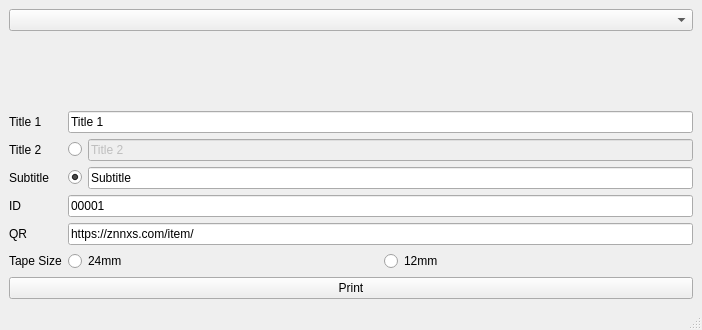
<?xml version="1.0" encoding="UTF-8"?>
<ui version="4.0">
 <class>MainWindow</class>
 <widget class="QMainWindow" name="MainWindow">
  <property name="geometry">
   <rect>
    <x>0</x>
    <y>0</y>
    <width>702</width>
    <height>330</height>
   </rect>
  </property>
  <property name="windowTitle">
   <string>Item Wizard</string>
  </property>
  <widget class="QWidget" name="centralwidget">
   <layout class="QVBoxLayout" name="verticalLayout">
    <item>
     <widget class="QComboBox" name="comboBox"/>
    </item>
    <item>
     <widget class="QWidget" name="widget" native="true">
      <layout class="QVBoxLayout" name="verticalLayout_3">
       <item>
        <widget class="QLabel" name="imageLabel">
         <property name="text">
          <string/>
         </property>
         <property name="alignment">
          <set>Qt::AlignCenter</set>
         </property>
        </widget>
       </item>
      </layout>
     </widget>
    </item>
    <item>
     <layout class="QFormLayout" name="formLayout">
      <item row="0" column="0">
       <widget class="QLabel" name="label">
        <property name="text">
         <string>Title 1</string>
        </property>
       </widget>
      </item>
      <item row="0" column="1">
       <widget class="QLineEdit" name="titleEdit">
        <property name="text">
         <string>Title 1</string>
        </property>
       </widget>
      </item>
      <item row="2" column="0">
       <widget class="QLabel" name="label_2">
        <property name="text">
         <string>Subtitle</string>
        </property>
       </widget>
      </item>
      <item row="3" column="0">
       <widget class="QLabel" name="label_3">
        <property name="text">
         <string>ID</string>
        </property>
       </widget>
      </item>
      <item row="3" column="1">
       <widget class="QLineEdit" name="idEdit">
        <property name="text">
         <string>00001</string>
        </property>
       </widget>
      </item>
      <item row="4" column="0">
       <widget class="QLabel" name="label_4">
        <property name="text">
         <string>QR</string>
        </property>
       </widget>
      </item>
      <item row="4" column="1">
       <widget class="QLineEdit" name="qrEdit">
        <property name="text">
         <string>https://znnxs.com/item/</string>
        </property>
       </widget>
      </item>
      <item row="5" column="1">
       <layout class="QHBoxLayout" name="horizontalLayout_4">
        <item>
         <widget class="QRadioButton" name="tape24mm">
          <property name="text">
           <string>24mm</string>
          </property>
          <property name="checked">
           <bool>true</bool>
          </property>
         </widget>
        </item>
        <item>
         <widget class="QRadioButton" name="tape12mm">
          <property name="text">
           <string>12mm</string>
          </property>
         </widget>
        </item>
       </layout>
      </item>
      <item row="5" column="0">
       <widget class="QLabel" name="label_5">
        <property name="text">
         <string>Tape Size</string>
        </property>
       </widget>
      </item>
      <item row="1" column="0">
       <widget class="QLabel" name="label_6">
        <property name="text">
         <string>Title 2</string>
        </property>
       </widget>
      </item>
      <item row="1" column="1">
       <layout class="QHBoxLayout" name="horizontalLayout">
        <item>
         <widget class="QRadioButton" name="radioButton">
          <property name="text">
           <string/>
          </property>
          <property name="checked">
           <bool>false</bool>
          </property>
          <attribute name="buttonGroup">
           <string notr="true">buttonGroup</string>
          </attribute>
         </widget>
        </item>
        <item>
         <widget class="QLineEdit" name="title2Edit">
          <property name="enabled">
           <bool>false</bool>
          </property>
          <property name="text">
           <string>Title 2</string>
          </property>
         </widget>
        </item>
       </layout>
      </item>
      <item row="2" column="1">
       <layout class="QHBoxLayout" name="horizontalLayout_2">
        <item>
         <widget class="QRadioButton" name="radioButton_2">
          <property name="text">
           <string/>
          </property>
          <property name="checked">
           <bool>true</bool>
          </property>
          <attribute name="buttonGroup">
           <string notr="true">buttonGroup</string>
          </attribute>
         </widget>
        </item>
        <item>
         <widget class="QLineEdit" name="subtitleEdit">
          <property name="text">
           <string>Subtitle</string>
          </property>
         </widget>
        </item>
       </layout>
      </item>
     </layout>
    </item>
    <item>
     <layout class="QHBoxLayout" name="horizontalLayout_3">
      <item>
       <widget class="QPushButton" name="printButton">
        <property name="text">
         <string>Print</string>
        </property>
       </widget>
      </item>
     </layout>
    </item>
   </layout>
  </widget>
  <widget class="QStatusBar" name="statusBar"/>
 </widget>
 <resources/>
 <connections>
  <connection>
   <sender>radioButton</sender>
   <signal>toggled(bool)</signal>
   <receiver>title2Edit</receiver>
   <slot>setEnabled(bool)</slot>
   <hints>
    <hint type="sourcelabel">
     <x>80</x>
     <y>110</y>
    </hint>
    <hint type="destinationlabel">
     <x>392</x>
     <y>110</y>
    </hint>
   </hints>
  </connection>
  <connection>
   <sender>radioButton_2</sender>
   <signal>toggled(bool)</signal>
   <receiver>subtitleEdit</receiver>
   <slot>setEnabled(bool)</slot>
   <hints>
    <hint type="sourcelabel">
     <x>80</x>
     <y>140</y>
    </hint>
    <hint type="destinationlabel">
     <x>392</x>
     <y>140</y>
    </hint>
   </hints>
  </connection>
 </connections>
 <buttongroups>
  <buttongroup name="buttonGroup"/>
 </buttongroups>
</ui>
